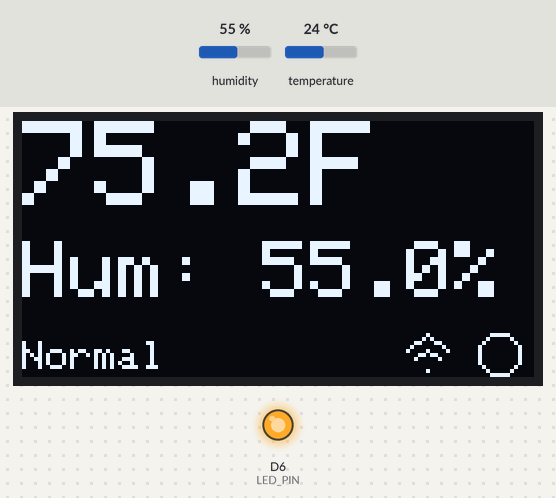
The program below on a simulated Arduino Uno R4 WiFi. Shown: 128×64 one-colour display, output pins drawn as LEDs (lit = HIGH). The test bench sets the inputs (shaded band); at power-on: temperature 24 °C, humidity 55 %. WiFi joins after 1.5 s; servers stay silent unless stated; uploads are accepted with an empty reply; what the program prints to the serial monitor is not drawn.

Above: at 5.8 s.
5.9 s: temperature set to 28 °C
At 7.9 s:
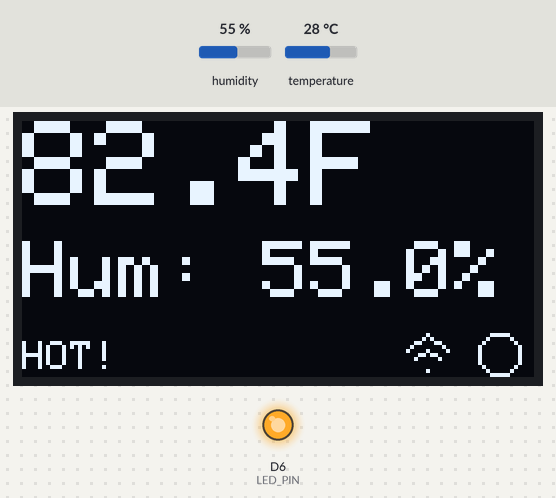
8.2 s: temperature set to 24.3 °C
At 9.8 s:
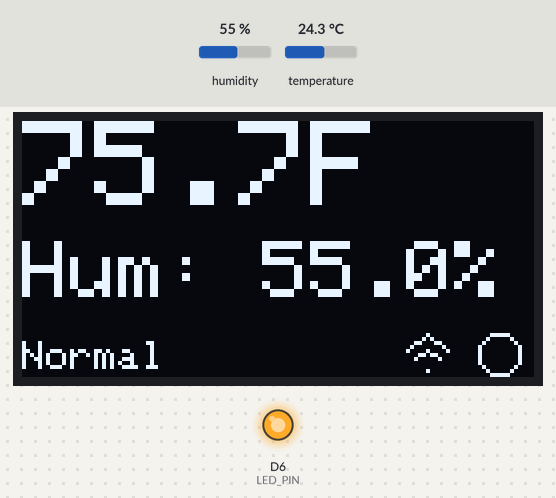
10.2 s: temperature set to 23.5 °C
At 11.4 s:
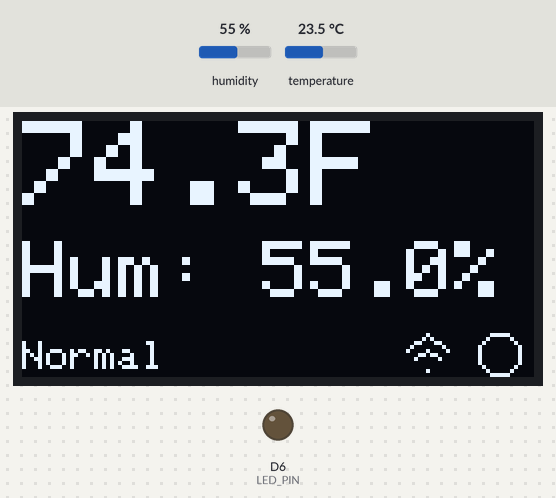
12.2 s: humidity set to 22 %
At 13.1 s:
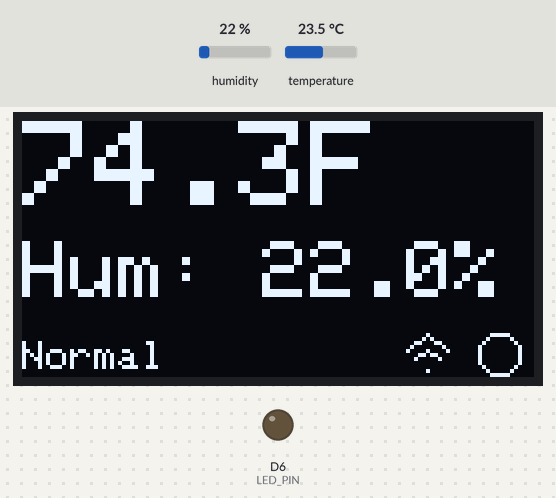
14.2 s: humidity set to 40 %
At 32.2 s:
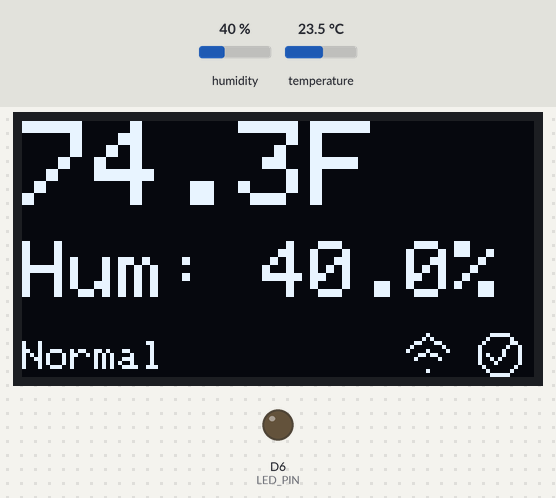
Timing chart, 0 to 32.5 s (numbered marks = the images above; inputs shaded):
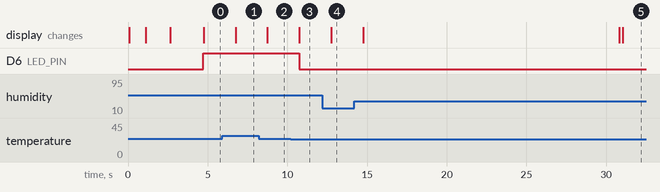

Measured:
- the behaviour switches between 23.9 and 23.8 °C on temperature (found by bisection; images 2 and 3)
- after the input at 5.9 s, the display: changes after 0.85 s (image 1)
- after the input at 8.2 s, the display: changes after 0.55 s (image 2)
- after the input at 10.2 s, D6 (LED_PIN): HIGH → LOW after 0.53 s; the display: changes after 0.56 s (image 3)
- after the input at 12.2 s, the display: changes after 0.56 s (image 4)

The program:

main.cpp
```cpp
#include <Arduino.h>
#include <Adafruit_AHTX0.h>
#include <Adafruit_SSD1306.h>
#include <Adafruit_GFX.h>
#include <WiFiS3.h>
#include <ArduinoHttpClient.h>

// WiFi credentials - CHANGE THESE TO YOUR NETWORK
const char* ssid = "InternetOfThings";
const char* password = "WTC_InternetOfThingsProgramq";

// API endpoint configuration - CHANGE THESE TO YOUR API
const char* serverAddress = "temeraturemonitoring-fcctdzecfehhchbr.northcentralus-01.azurewebsites.net";
const int serverPort = 443;  // Use 443 for HTTPS
const char* apiEndpoint = "/api/sensors";  // Your API endpoint path

// OLED display settings
#define SCREEN_WIDTH 128
#define SCREEN_HEIGHT 64
#define OLED_RESET -1
#define SCREEN_ADDRESS 0x3C
#define LED_PIN 6  // LED on digital pin 6

// Update interval (milliseconds)
#define UPDATE_INTERVAL 30000  // Send data every 30 seconds
#define HTTP_RESPONSE_TIMEOUT 1000
#define TLS_CONNECTION_TIMEOUT 3000
#define DISPLAY_UPDATE_INTERVAL 1000

// Create sensor and display objects
Adafruit_AHTX0 aht;
Adafruit_SSD1306 display(SCREEN_WIDTH, SCREEN_HEIGHT, &Wire, OLED_RESET);
WiFiSSLClient wifiClient;  // Use WiFiSSLClient for HTTPS
HttpClient httpClient = HttpClient(wifiClient, serverAddress, serverPort);

unsigned long lastUpdateTime = 0;
unsigned long lastDisplayUpdateTime = 0;
bool networkNeedsReset = false;

enum ApiStatus {
  API_IDLE,
  API_SENDING,
  API_SUCCESS,
  API_FAILED
};

ApiStatus apiStatus = API_IDLE;

void drawStatusIcons() {
  display.fillRect(94, 53, 34, 11, SSD1306_BLACK);

  if (WiFi.status() == WL_CONNECTED) {
    display.drawLine(96, 57, 101, 53, SSD1306_WHITE);
    display.drawLine(101, 53, 106, 57, SSD1306_WHITE);
    display.drawLine(98, 59, 101, 57, SSD1306_WHITE);
    display.drawLine(101, 57, 104, 59, SSD1306_WHITE);
    display.drawPixel(101, 62, SSD1306_WHITE);
  } else {
    display.drawLine(97, 54, 105, 62, SSD1306_WHITE);
    display.drawLine(105, 54, 97, 62, SSD1306_WHITE);
  }

  display.drawCircle(119, 58, 5, SSD1306_WHITE);
  if (apiStatus == API_SENDING) {
    display.fillCircle(119, 58, 2, SSD1306_WHITE);
  } else if (apiStatus == API_SUCCESS) {
    display.drawLine(116, 58, 118, 60, SSD1306_WHITE);
    display.drawLine(118, 60, 122, 55, SSD1306_WHITE);
  } else if (apiStatus == API_FAILED) {
    display.drawLine(116, 55, 122, 61, SSD1306_WHITE);
    display.drawLine(122, 55, 116, 61, SSD1306_WHITE);
  }
}

void setApiStatus(ApiStatus status) {
  apiStatus = status;
  drawStatusIcons();
  display.display();
}

bool connectToWiFi() {
  Serial.println("\n========== WiFi Connection Start ==========");
  Serial.print("Attempting to connect to SSID: ");
  Serial.println(ssid);

  display.clearDisplay();
  display.setTextSize(1);
  display.setCursor(0, 0);
  display.println("Connecting WiFi...");
  display.display();

  WiFi.begin(ssid, password);
  Serial.println("WiFi.begin() called");

  int attempts = 0;
  while (WiFi.status() != WL_CONNECTED && attempts < 20) {
    delay(500);
    Serial.print(".");
    attempts++;
  }
  Serial.println();

  if (WiFi.status() == WL_CONNECTED) {
    Serial.println("[SUCCESS] WiFi Connected!");
    Serial.print("IP Address: ");
    Serial.println(WiFi.localIP());
    Serial.print("Signal Strength (RSSI): ");
    Serial.print(WiFi.RSSI());
    Serial.println(" dBm");
    Serial.println("==========================================\n");

    display.clearDisplay();
    display.setCursor(0, 0);
    display.println("WiFi Connected!");
    display.print("IP: ");
    display.println(WiFi.localIP());
    display.display();
    delay(2000);
    return true;
  } else {
    Serial.println("[FAILED] WiFi Connection Failed!");
    Serial.print("Final WiFi Status: ");
    Serial.println(WiFi.status());
    Serial.println("==========================================\n");

    display.clearDisplay();
    display.setCursor(0, 0);
    display.println("WiFi Failed!");
    display.display();
    return false;
  }
}

void resetNetworkConnection() {
  Serial.println("Resetting WiFi after API transport failure...");
  httpClient.stop();
  WiFi.disconnect();
  delay(1000);
  connectToWiFi();
}

void sendDataToAPI(float tempF, float tempC, float humidity) {
  Serial.println("\n========== API Request Start ==========");
  setApiStatus(API_SENDING);

  if (networkNeedsReset) {
    resetNetworkConnection();
    networkNeedsReset = false;
  }

  // Check WiFi status
  if (WiFi.status() != WL_CONNECTED) {
    Serial.println("[ERROR] WiFi not connected!");
    Serial.print("WiFi Status Code: ");
    Serial.println(WiFi.status());
    Serial.println("Attempting to reconnect...");
    if (!connectToWiFi()) {
      setApiStatus(API_FAILED);
      return;
    }
  }
  Serial.println("[OK] WiFi connection verified");
  Serial.print("Signal Strength (RSSI): ");
  Serial.print(WiFi.RSSI());
  Serial.println(" dBm");

  // Create JSON payload
  Serial.println("Creating JSON payload...");
  String jsonPayload = "{";
  jsonPayload += "\"deviceId\":\"RileyF\",";
  jsonPayload += "\"temperature_f\":" + String(tempF, 2) + ",";
  jsonPayload += "\"temperature_c\":" + String(tempC, 2) + ",";
  jsonPayload += "\"humidity\":" + String(humidity, 2);
  jsonPayload += "}";

  Serial.println("[OK] JSON payload created");
  Serial.print("Payload Size: ");
  Serial.print(jsonPayload.length());
  Serial.println(" bytes");
  Serial.print("Payload: ");
  Serial.println(jsonPayload);

  // Make HTTP POST request
  Serial.println("\nInitiating HTTP POST request...");
  Serial.print("Server: ");
  Serial.print(serverAddress);
  Serial.print(":");
  Serial.println(serverPort);
  Serial.print("Endpoint: ");
  Serial.println(apiEndpoint);

  // Start every HTTPS request with a fresh TLS connection.
  httpClient.stop();

  Serial.println("Calling httpClient.beginRequest()...");
  httpClient.beginRequest();
  Serial.println("[OK] beginRequest() completed");

  Serial.println("Calling httpClient.post()...");
  int requestResult = httpClient.post(apiEndpoint);
  if (requestResult != 0) {
    Serial.print("[ERROR] Could not start HTTP POST: ");
    Serial.println(requestResult);
    httpClient.stop();
    networkNeedsReset = true;
    setApiStatus(API_FAILED);
    return;
  }
  Serial.println("[OK] post() completed");

  Serial.println("Sending headers...");
  httpClient.sendHeader("Content-Type", "application/json");
  httpClient.sendHeader("Content-Length", jsonPayload.length());
  Serial.println("[OK] Headers sent");

  Serial.println("Sending body...");
  httpClient.beginBody();
  httpClient.print(jsonPayload);
  httpClient.endRequest();
  Serial.println("[OK] Request sent, waiting for response...");

  // Get response
  Serial.println("\nReading response status code...");
  int statusCode = httpClient.responseStatusCode();
  Serial.print("Status Code: ");
  Serial.println(statusCode);

  // Interpret status code
  if (statusCode > 0) {
    Serial.println("[SUCCESS] Received HTTP response");
  } else {
    Serial.println("[ERROR] HTTP request failed");
    switch(statusCode) {
      case -1:
        Serial.println("Error: HTTP_ERROR_CONNECTION_FAILED (-1)");
        Serial.println("Could not connect to server");
        break;
      case -2:
        Serial.println("Error: HTTP_ERROR_API (-2)");
        Serial.println("Incorrect API usage");
        break;
      case -3:
        Serial.println("Error: HTTP_ERROR_TIMED_OUT (-3)");
        Serial.println("Request timed out - server not responding");
        break;
      case -4:
        Serial.println("Error: HTTP_ERROR_INVALID_RESPONSE (-4)");
        Serial.println("Invalid response from server");
        break;
      default:
        Serial.println("Error: Unknown error code");
    }
  }

  if (statusCode > 0) {
    Serial.println("Reading response body...");
    String response = httpClient.responseBody();
    Serial.print("Response Length: ");
    Serial.print(response.length());
    Serial.println(" bytes");
    Serial.print("Response Body: ");
    Serial.println(response);
  } else {
    Serial.println("Skipping response body because no HTTP response was received");
  }
  httpClient.stop();

  if (statusCode < 0) {
    networkNeedsReset = true;
  }
  Serial.println("==========================================\n");

  if (statusCode == 200 || statusCode == 201) {
    Serial.println("[SUCCESS] Data sent successfully!");
    setApiStatus(API_SUCCESS);
  } else if (statusCode > 0) {
    Serial.print("[WARNING] Unexpected status code: ");
    Serial.println(statusCode);
    setApiStatus(API_FAILED);
  } else {
    Serial.println("[FAILED] API request failed");
    setApiStatus(API_FAILED);
  }
}

void setup() {
  Serial.begin(9600);
  while (!Serial && millis() < 3000); // Wait for Serial or timeout
  Serial.println("\n\n========================================");
  Serial.println("Arduino Sensor Kit - WiFi Temperature Monitor");
  Serial.println("Firmware Version: 1.0");
  Serial.print("WiFi Module Firmware: ");
  Serial.println(WiFi.firmwareVersion());
  Serial.println("========================================\n");

  httpClient.setHttpResponseTimeout(HTTP_RESPONSE_TIMEOUT);
  wifiClient.setConnectionTimeout(TLS_CONNECTION_TIMEOUT);

  // Setup LED
  pinMode(LED_PIN, OUTPUT);
  digitalWrite(LED_PIN, LOW);

  // Initialize OLED display
  Serial.println("Initializing OLED display...");
  if (!display.begin(SSD1306_SWITCHCAPVCC, SCREEN_ADDRESS)) {
    Serial.println("[FAILED] SSD1306 allocation failed");
    while (1) delay(10);
  }
  Serial.println("[OK] OLED display initialized");

  // Flip the display 180 degrees
  display.setRotation(2);

  // Clear display and show startup message
  display.clearDisplay();
  display.setTextSize(1);
  display.setTextColor(SSD1306_WHITE);
  display.setCursor(0, 0);
  display.println("Sensor Kit Init...");
  display.display();

  // Initialize sensor
  Serial.println("\nInitializing AHT sensor...");
  if (!aht.begin()) {
    Serial.println("[FAILED] Could not find AHT sensor!");
    Serial.println("Check wiring and I2C connections");
    display.clearDisplay();
    display.setCursor(0, 0);
    display.println("AHT Sensor Error!");
    display.println("Check wiring");
    display.display();
    while (1) delay(10);
  }

  Serial.println("[OK] AHT sensor found and initialized!");
  display.clearDisplay();
  display.setCursor(0, 0);
  display.println("AHT Sensor Ready!");
  display.display();
  delay(1000);

  // Connect to WiFi
  connectToWiFi();
}

void loop() {
  unsigned long currentTime = millis();
  if (currentTime - lastDisplayUpdateTime < DISPLAY_UPDATE_INTERVAL) {
    delay(10);
    return;
  }
  lastDisplayUpdateTime = currentTime;

  // Read sensor
  sensors_event_t humidity, temp;
  aht.getEvent(&humidity, &temp);

  // Convert Celsius to Fahrenheit
  float tempF = (temp.temperature * 9.0 / 5.0) + 32.0;

  // Print values to Serial
  Serial.print("Temperature: ");
  Serial.print(tempF, 1);
  Serial.print("°F (");
  Serial.print(temp.temperature, 1);
  Serial.print("°C), Humidity: ");
  Serial.print(humidity.relative_humidity, 1);
  Serial.println("%");

  // Control LED based on temperature (75°F threshold)
  if (tempF >= 75.0) {
    digitalWrite(LED_PIN, HIGH);
    Serial.println("LED ON - Temperature >= 75°F");
  } else {
    digitalWrite(LED_PIN, LOW);
  }

  // Display on OLED
  display.clearDisplay();

  // Temperature in large text
  display.setTextSize(3);
  display.setCursor(0, 0);
  display.print(tempF, 1);
  display.println("F");

  // Humidity in smaller text
  display.setTextSize(2);
  display.setCursor(0, 30);
  display.print("Hum: ");
  display.print(humidity.relative_humidity, 1);
  display.println("%");

  // Temperature status
  display.setTextSize(1);
  display.setCursor(0, 55);
  if (tempF > 77) {  // 77°F = 25°C
    display.println("HOT!");
  } else {
    display.println("Normal");
  }

  drawStatusIcons();

  // Push the latest sensor reading before any potentially blocking network work.
  display.display();

  // Send data to API at regular intervals
  if (currentTime - lastUpdateTime >= UPDATE_INTERVAL) {
    Serial.println("\n***** Time to send API update *****");
    Serial.print("Time since last update: ");
    Serial.print((currentTime - lastUpdateTime) / 1000);
    Serial.println(" seconds");
    sendDataToAPI(tempF, temp.temperature, humidity.relative_humidity);
    lastUpdateTime = currentTime;
    Serial.println("Next update in 30 seconds\n");
  }
}
```
